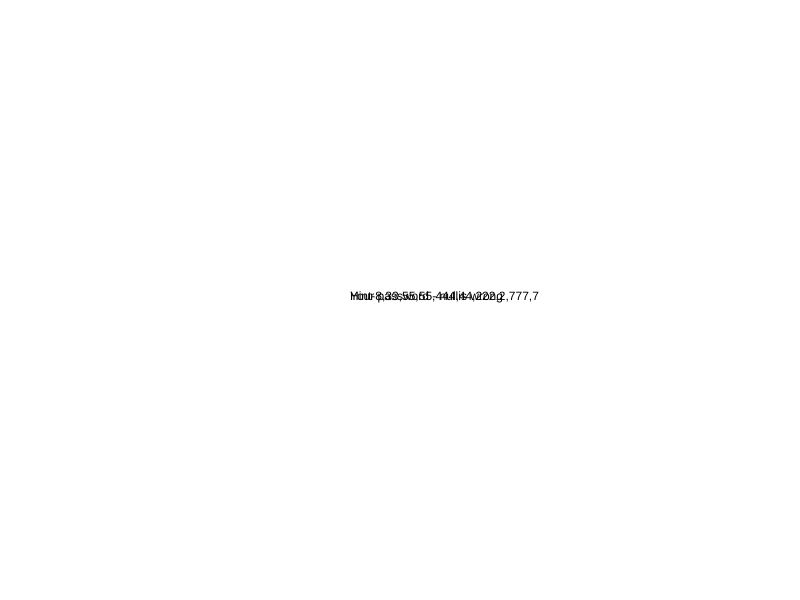
Frame 1 (no input)
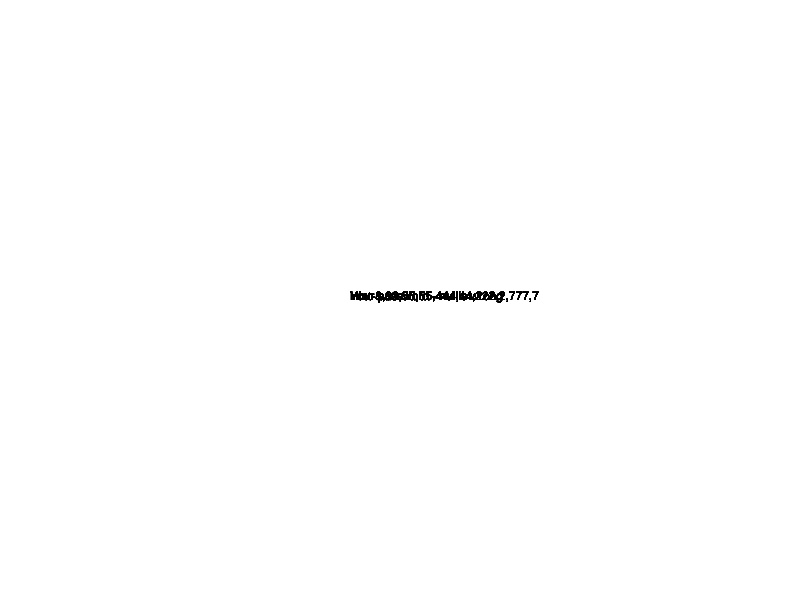
Frame 60 (no input)
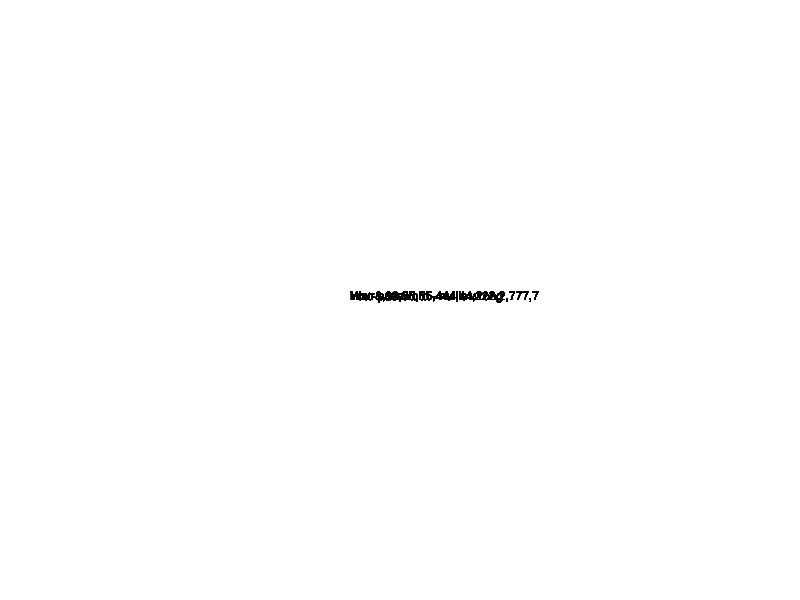
Frame 120 (the mouse pressed at the canvas centre since frame 60)

The p5.js sketch that drew these frames (run headless with seeded random() and noise() and a simulated clock; from frame 60 on, the mouse is pressed at the canvas centre):

// p5.js sketch
// ── sketch.js
var a = 0;
var password = prompt('Password');
var pwd = "tekkihcarp";
function setup(){
  createCanvas(displayWidth ,displayHeight);
}

function draw(){
  if(password == pwd){
    a = 1;
  }
  else{
    a = 2;
  }

  if(a === 1){
    text("Idea for Sillicon valley app.The app will tell the user about isro like when it was started when it launched it's first satellite,all the past missions and upcoming missions ",displayWidth/2-480,displayHeight/2-450);
  }

  else{
    text("Your password - "+password+"is wrong",displayWidth/2-50,displayHeight/2);
    text("Hint-8,33,55,55,444,44,222,2,777,7",displayWidth/2-50,displayHeight/2);
    password = prompt('Password');
  }
  console.log(a);

}
